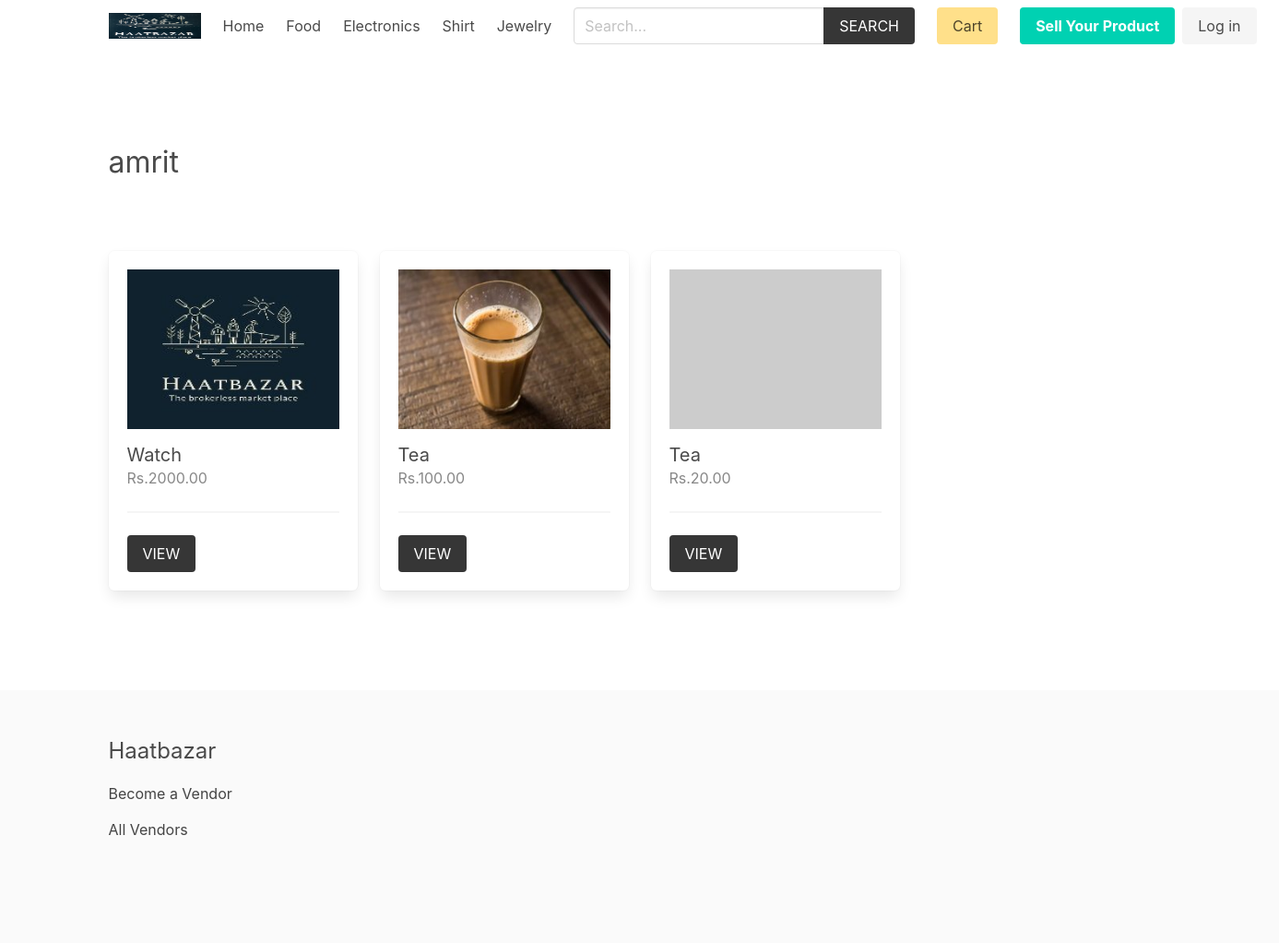
The page /vendor/5/ on the database its author committed.
### product/models.py (models this page shows, shortened)
class Category(models.Model):
    title = models.CharField(max_length=50)
    slug = models.SlugField(max_length=55)
    ordering = models.IntegerField(default=0)
    class Meta:
        ordering = ['ordering']

class Product(models.Model):
    category = models.ForeignKey(Category, related_name='products', on_delete=models.CASCADE)
    vendor = models.ForeignKey(Vendor, related_name="products", on_delete=models.CASCADE)
    title = models.CharField(max_length=50)
    slug = models.SlugField(max_length=55)
    description = models.TextField(blank=True, null=True)
    price = models.DecimalField(max_digits=6, decimal_places=2)
    added_date = models.DateTimeField(auto_now_add=True)
    image = models.ImageField(upload_to='uploads/', blank=True, null=True)
    thumbnail = models.ImageField(upload_to='uploads/', blank=True, null=True) # Change uploads to thumbnails
    class Meta:
        ordering = ['-added_date']
    def get_thumbnail(self):
        if self.thumbnail:
            return self.thumbnail.url
        else:
            if self.image:
                self.thumbnail = self.make_thumbnail(self.image)
                self.save()
                return self.thumbnail.url
            else:
                return 'https://via.placeholder.com/240x180.jpg'

### vendor/models.py (models this page shows, shortened)
class Vendor(models.Model):
    name = models.CharField(max_length=255)
    created_at = models.DateTimeField(auto_now_add=True)
    created_by = models.OneToOneField(User, related_name='vendor', on_delete=models.CASCADE)
    class Meta:
        ordering = ['name']

### vendor/views.py (the view)
# urls.py: path('vendor/', include('vendor.urls')),
def vendor(request, vendor_id):
    vendor = get_object_or_404(Vendor, pk=vendor_id)
    return render(request, 'vendor/vendor.html', {'vendor': vendor})

### cart/cart.py (called while the page is built)
    def __len__(self):
        return sum(item['quantity'] for item in self.cart.values())

### cart/context_processors.py (called while the page is built)
def cart(request):
    return {'cart': Cart(request)}

### product/context_processors.py (called while the page is built)
def menu_categories(request):
    categories = Category.objects.all()
    return {'categories': categories}

### templates/vendor/vendor.html (shortened to what this page needs)
{% extends 'core/base.html' %}
{% block content %}
    <div class="columns is-multiline mb-6">
        <div class="column is-12 has-test-centered mt-6 mb-6">
            <h2 class="is-size-3">{{vendor.name}}</h2>
        </div>
        {% for product in vendor.products.all %}
            {% include 'product/parts/list_item.html' %}
        {% endfor %}
    </div>
{% endblock content %}

### templates/core/base.html (shortened to what this page needs)
{% load static %}
<!DOCTYPE html>
<html lang="en">
<head>
    <link rel="stylesheet" href="https://cdn.jsdelivr.net/npm/bulma@0.9.2/css/bulma.min.css">
    <link rel="stylesheet" href="{% static 'css/main.css' %}">
</head>
<body>
    <div class="container">
        <nav class="navbar" role="navigation" aria-label="main navigation">
            <div class="navbar-brand">
                <a class="navbar-item" href="{% url 'core:home' %}">
                <img src="media/logo.jpg" width="100" height="100">
                </a>
            </div>
            <div id="navbarBasicExample" class="navbar-menu">
                <div class="navbar-start">
                <a class="navbar-item" href="{% url 'core:home' %}">
                    Home
                </a>
                {% for category in categories %}
                    <a class="navbar-item" href="{% url 'product:category' category.slug %}">
                        {{category.title}}
                    </a>
                {% endfor %}
                </div>
                <div class="navbar-start">
                    <div class="navbar-item">
                        <form method="get" action="{% url 'product:search' %}">
                            <div class="field has-addons">
                                <div class="control">
                                    <input type="search" name="query" id="" class="input" placeholder="Search...">
                                </div>
                                <div class="control">
                                    <button class="button is-dark is-uppercase">Search</button>
                                </div>
                            </div>
                        </form>
                    </div>
                </div>
                <div class="navbar-end">
                <div class="navbar-item">
                    <a href="{% url 'cart:cart' %}" class="button is-warning">Cart {% if cart %}({{cart|length}}){% endif %}</a>
                </div>
                {% if request.user.is_authenticated %}
                <div class="navbar-item has-dropdown is-hoverable">
                    <a class="navbar-link is-capitalized">
                    {{user.vendor.name}}
                    </a>
                    <div class="navbar-dropdown">
                    <a class="navbar-item" href="{% url 'vendor:vendor-admin' %}">
                        Profile
                    </a>
                    <a class="navbar-item" href="{% url 'vendor:edit-vendor' %}">
                        Update Profile
                    </a>
                    <a class="navbar-item" href="{% url 'vendor:add-product' %}">
                        Add Product
                    </a>
                    <hr class="navbar-divider">
                    <a class="navbar-item" href="{% url 'vendor:logout' %}">
                        Logout
                    </a>
                    </div>
                </div>
                {% else %}
                <div class="navbar-item">
                    <div class="buttons">
                        <a class="button is-primary" href="{% url 'vendor:become-vendor' %}">
                            <strong>Sell Your Product</strong>
                        </a>
                        <a class="button is-light" href="{% url 'vendor:login' %}">
                            Log in
                        </a>
                    </div>
                </div>
                {% endif %}
                </div>
            </div>
            </nav>
    </div>
    <section class="section">
        <div class="container">
            {% block content %}{% endblock content %}
        </div>
    </section>
    <footer class="footer">
        <div class="container">
            <h3 class="is-size-4 mb-4">Haatbazar</h3>
            {% if request.user.is_authenticated %}
                <a href="{% url 'vendor:vendor-admin' %}">Vendor Admin</a>
            {% else %}
                <a href="{% url 'vendor:become-vendor' %}">Become a Vendor</a>
            {% endif %}
            <br>
            <a href="{% url 'vendor:vendors' %}">All Vendors</a>
        </div>
    </footer>
</body>
</html>

### templates/product/parts/list_item.html
<div class="column is-3 product-list-item">
                <div class="box">
                    <figure class="image is-4by3 mb-4">
                        <img src="{{ product.get_thumbnail }}" alt="{{product.title}}">
                    </figure>
                    <h2 class="subtitle">{{product.title}}</h2>
                    <h3 class="price is-size-6 mb-5">Rs.{{product.price}}</h3>
                    <hr>
                    <a href="{% url 'product:product' product.category.slug product.slug %}" class="button is-dark is-uppercase">View</a>
                </div>
            </div>

### core/static/css/main.css (style rules this page uses)
.footer a { margin-bottom: 15px; display: inline-block; color: #444; }
.product-list-item .box .subtitle { margin-bottom: 0; }
.product-list-item .box .price { color: #888; }

### rows shown on the page
Category: title "Food"
Category: title "Electronics"
Category: title "Shirt"
Category: title "Jewelry"
Vendor: name "amrit"
Product: get_thumbnail (picture), title "Watch", price "2000.00"
Product: get_thumbnail (picture), title "Tea", price "100.00"
Product: title "Tea", price "20.00"
